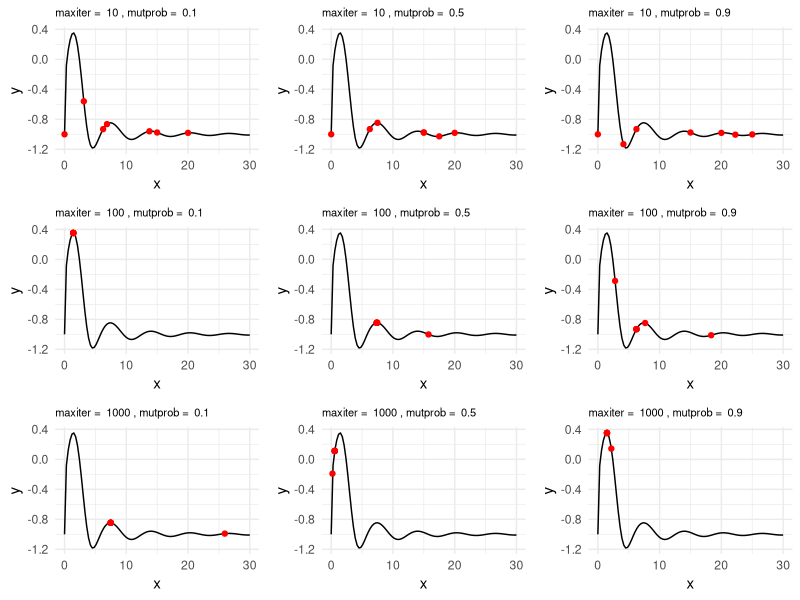
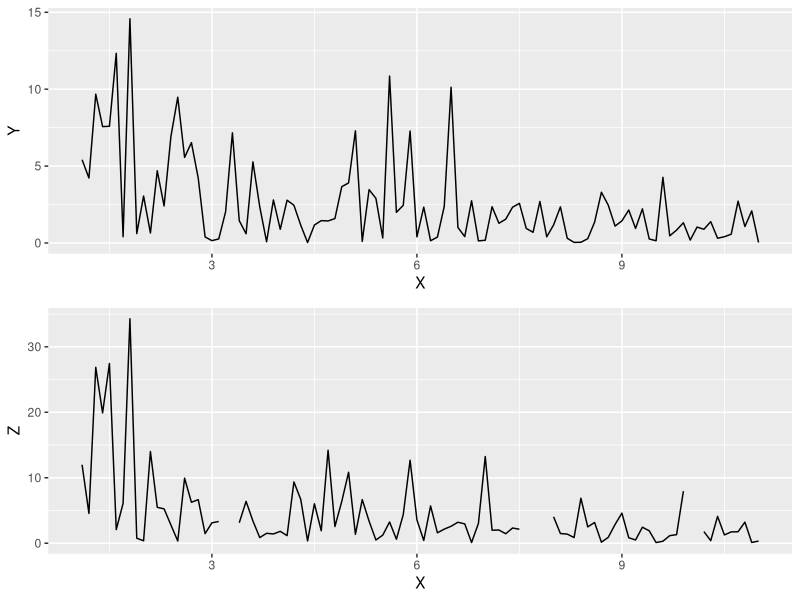

Write the R code that produced these figures, in order.
## ---- chunk 1
knitr::opts_chunk$set(echo = TRUE)
## ---- chunk 2
# Task 1

f <- function(x) return(x^2 / exp(1)^x - exp(-(9 * sin(x)) / (x^2 + x + 1)))

# Task 2

crossover <- function(x, y){
  stopifnot(is.numeric(x), is.numeric(y), length(x) == 1, length(y) == 1)
  return(mean(c(x, y)))
}

# Task 3

mutate <- function(x) x^2 %% 30

# Task 4

library(ggplot2)

genetic_optimizer <- function(maxiter, mutprob){
  # (a)
  plot <- ggplot(data.frame(x = 0:30), aes(x)) +
    stat_function(fun = f) +
    theme_minimal()
  
  # (b)
  X <- seq(0, 30, 5)
  
  # (c)
  Values <- f(X)
  
  # (d)
  for (i in 1:maxiter) {
    # i.
    parents <- sample(X, 2)
    
    # ii.
    victim_index <- order(Values)[1]
    
    # iii.
    child <- crossover(parents[1], parents[2])
    if(1 == rbinom(1, 1, mutprob)) child <- mutate(child)
    
    # iv.
    X[victim_index] <- child
    Values[victim_index] <- f(child)
    
    # v.
    max_val <- max(Values)
  }
  # (e)
  plot +
    geom_point(data.frame(x = X, y = Values), mapping=aes(x, y), color="red")
}
## ---- chunk 3
library(gridExtra)

maxiter_params <- c(10, 100, 1000)
mutprob_params <- c(0.1, 0.5, 0.9)
plot_list = list()
k_plot <- 1

for (i in maxiter_params) {
  for (j in mutprob_params) {
    plot <- genetic_optimizer(maxiter = i, mutprob = j) +
      ggtitle(paste("maxiter = ", i, ", mutprob = ", j)) +
      theme(plot.title = element_text(size = 8))
    
    plot_list[[k_plot]] <- plot
    k_plot = k_plot + 1
  }
}

grid.arrange(grobs = plot_list, nrow = 3, ncol = 3)
## ---- chunk 4
data <- read.csv("physical1.csv")
library(ggplot2)

plotY <- ggplot() +
  geom_line(data, mapping=aes(X, Y))

plotZ <- ggplot() +
  geom_line(data, mapping=aes(X, Z))

grid.arrange(plotY, plotZ, ncol=1)

EM_algorithm <- function(){
  k <- 0
  lambda <- 100
  convergence = FALSE
  while (isFALSE(convergence) & (k < kmax + 1)) {
    
  }
}
